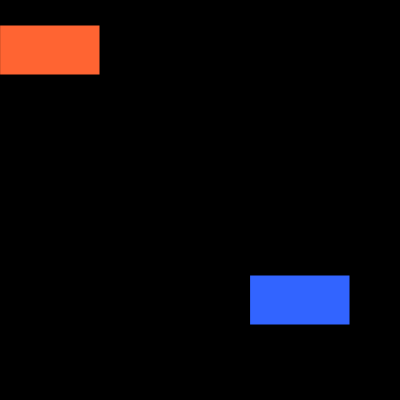
Frame 1 (no input)
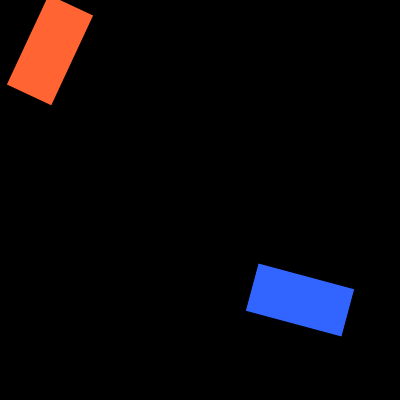
Frame 60 (no input)
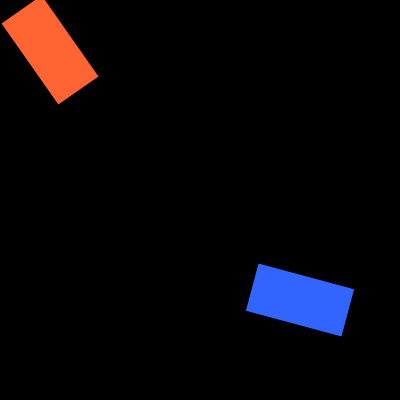
Frame 120 (the mouse pressed at the canvas centre since frame 60)

The p5.js sketch that drew these frames (run headless with seeded random() and noise() and a simulated clock; from frame 60 on, the mouse is pressed at the canvas centre):

// p5.js sketch
// ── sketch.js
let angle = 0;

function setup () {
    createCanvas(400,400);
    angleMode(DEGREES);
    rectMode(CENTER);
}

function draw() {
    background(0);

    push();

    translate(50, 50);
    rotate(angle);
    fill(255, 100, 50);
    rect(0, 0, 100, 50);

    pop();

    translate(300, 300);
    rotate(-angle * 3);
    fill(50, 100, 255);
    rect(0, 0, 100, 50);

    angle = angle + 5;

}
